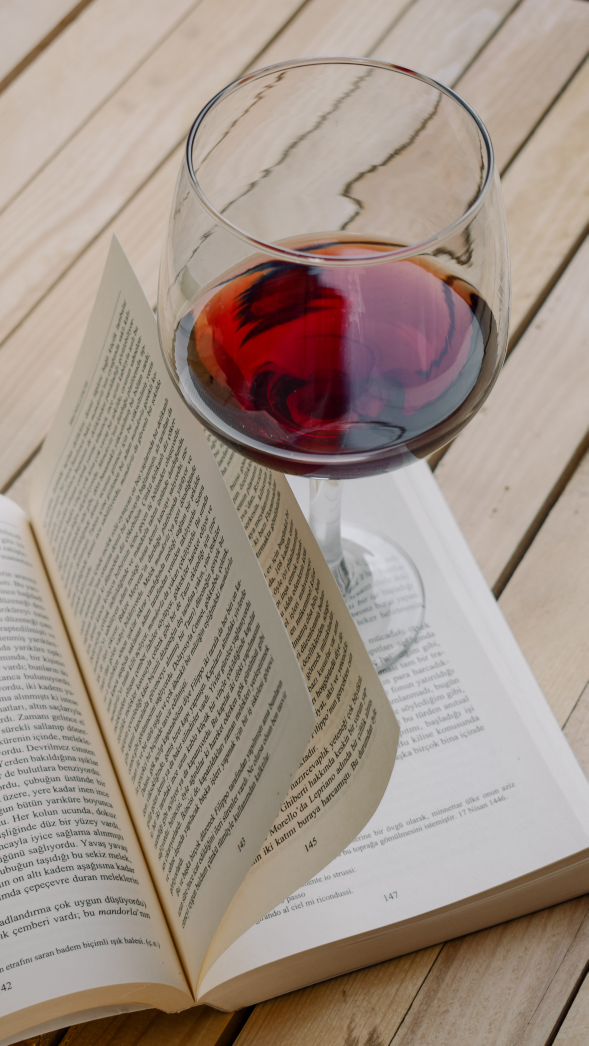
#> input picture images/cocktail.jpg, 2941 x 5228 px (shown at 1/5 size)
$ python gauss_filter.py
#> lines starting #> are read from the running program, lines starting #| are printed output that depends on the picture
#Gauss filter

import cv2
import numpy as np
img=cv2.imread("../images/cocktail.jpg",0)
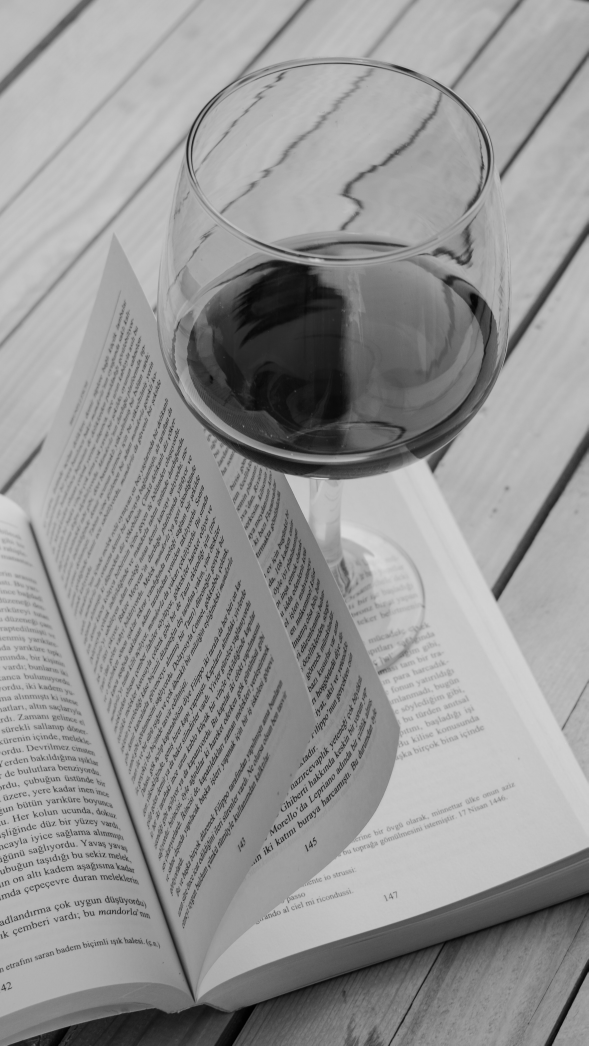
#> img: shape (5228, 2941) (shown at 1/5 size); min 0, max 241, mean 150.5
img=cv2.resize(img,(500,600))
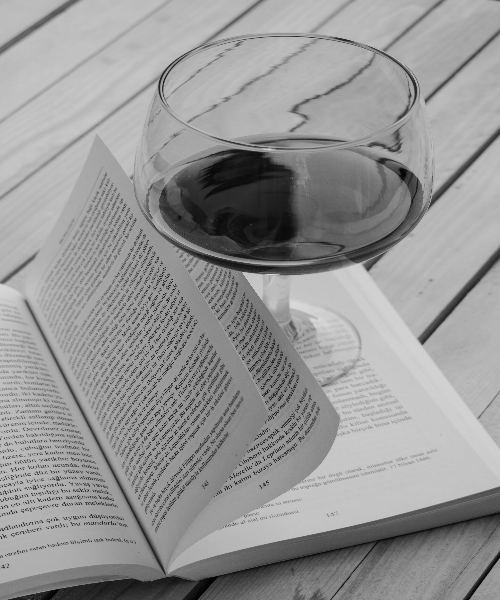
#> img: shape (600, 500); min 0, max 219, mean 150.4
result=img.copy()
height,width=img.shape
#> height = 600; width = 500
gblur=cv2.GaussianBlur(img,(3,3),0)
cv2.imshow("Gaussian Filter",gblur)
cv2.waitKey(0)

$ run again, with images/balloon.jpg copied over images/cocktail.jpg
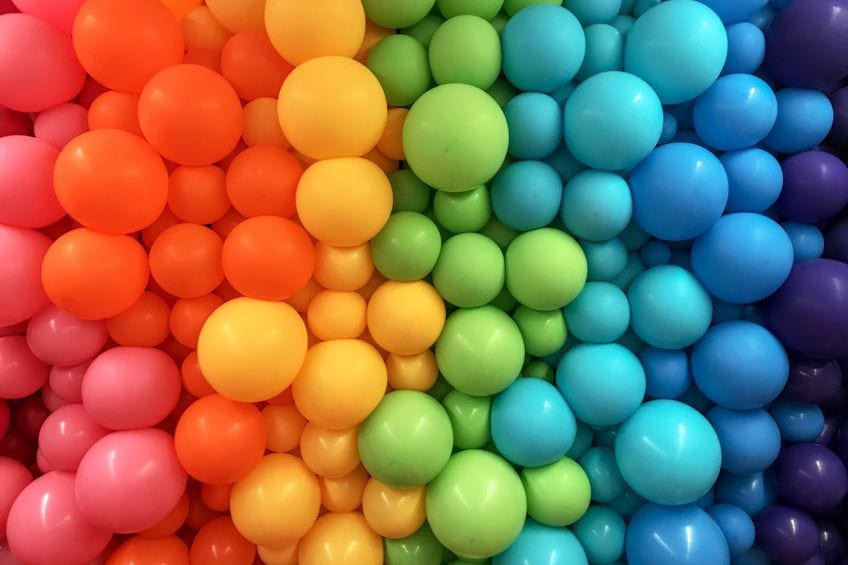
#> input picture images/balloon.jpg, 848 x 565 px
#> `img=cv2.imread("../images/cocktail.jpg",0)`:
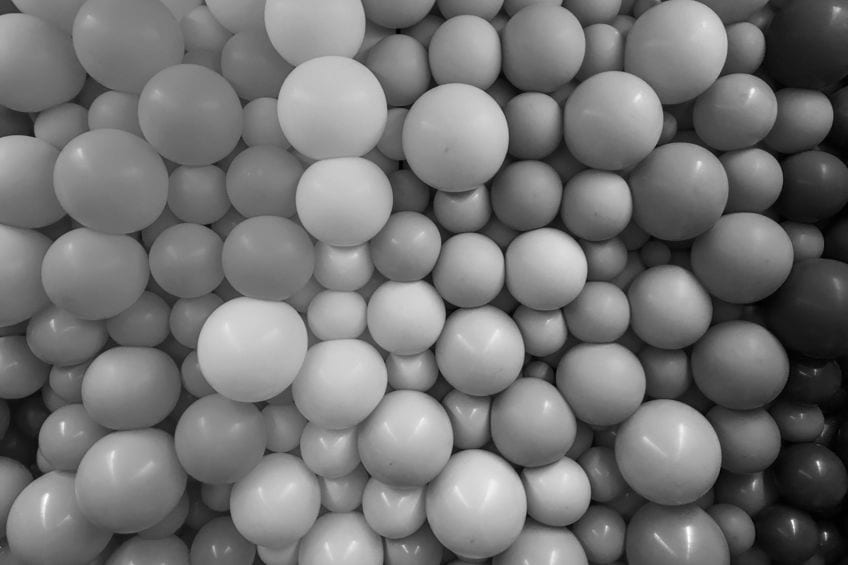
#> img: shape (565, 848); min 0, max 255, mean 114.4
#> `img=cv2.resize(img,(500,600))`:
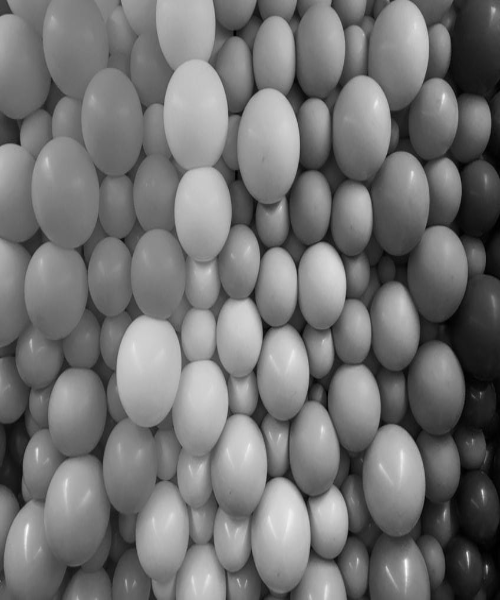
#> img: shape (600, 500); min 0, max 251, mean 114.3

$ run again, with images/bw lion.jpg copied over images/cocktail.jpg
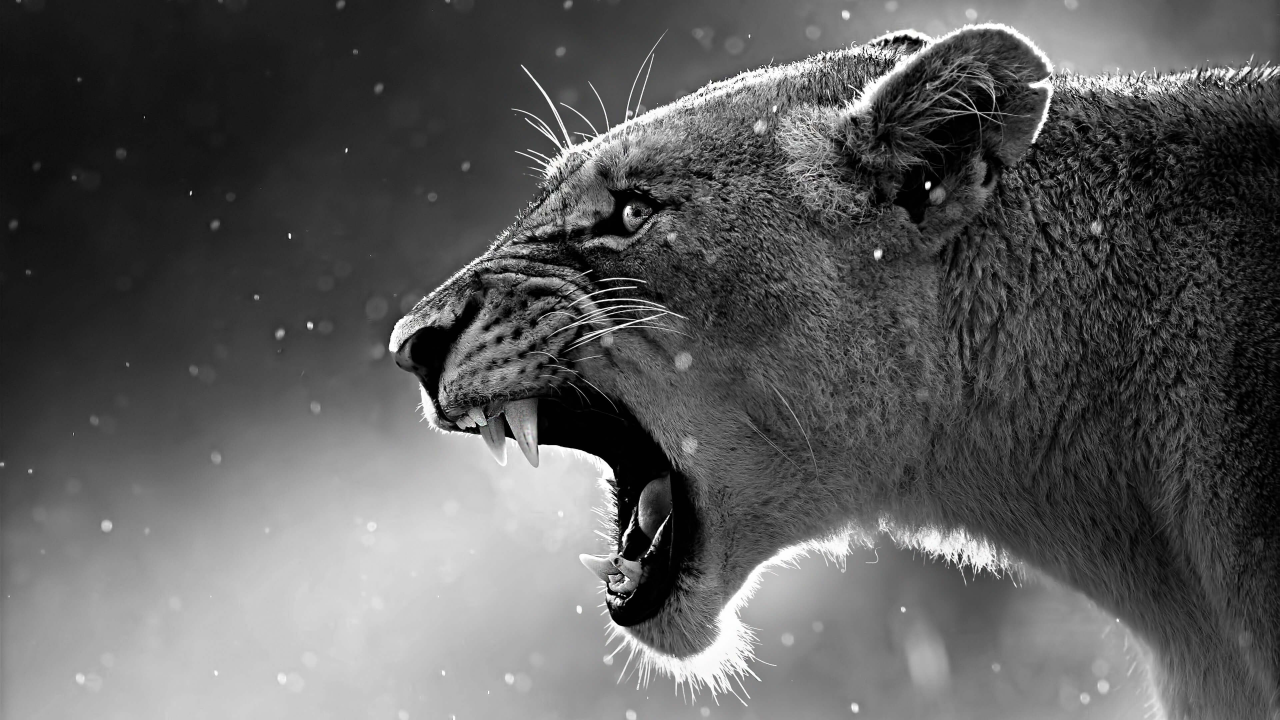
#> input picture images/bw lion.jpg, 3840 x 2160 px (shown at 1/3 size)
#> `img=cv2.resize(img,(500,600))`:
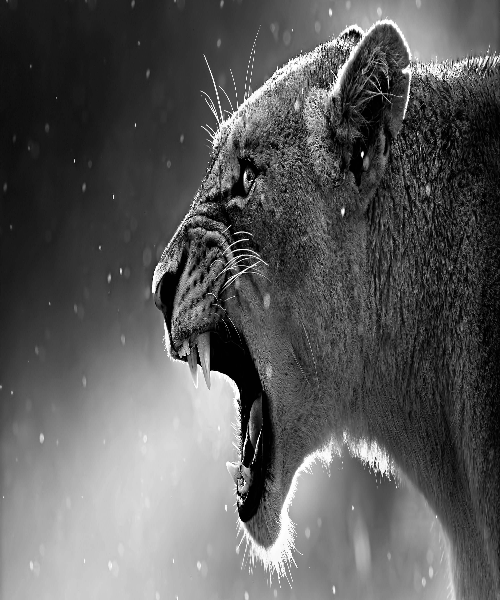
#> img: shape (600, 500); min 0, max 255, mean 90.9
